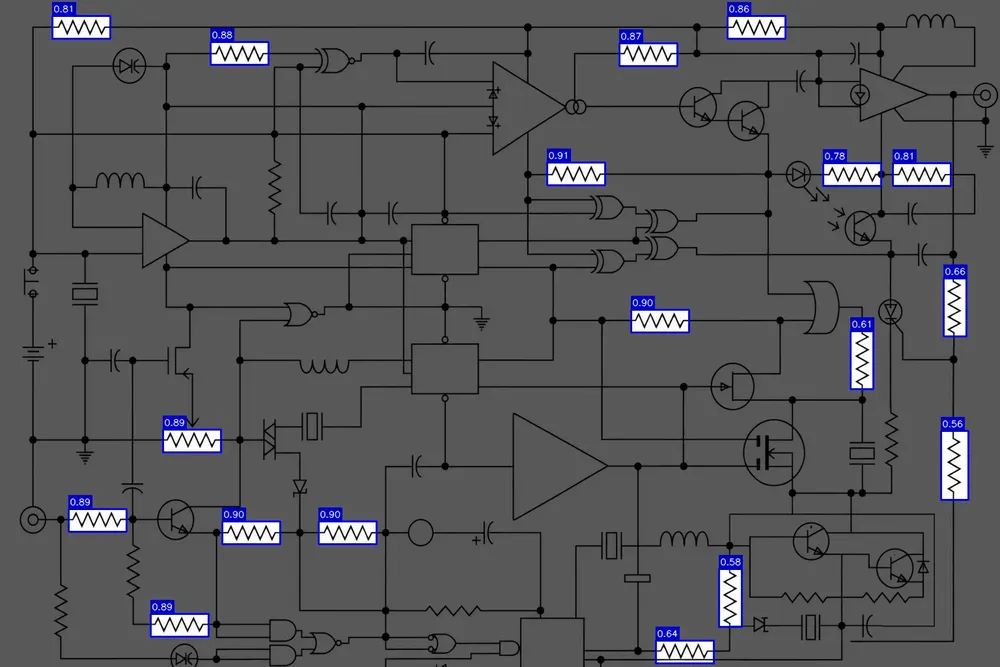
#> input picture image.webp, 1000 x 667 px, shrunk from 1536 x 1024 before the run
$ python -i preprocess.py   (imports and definitions only)
#> lines starting #> are read from the running program, lines starting #| are printed output that depends on the picture; after the words box and inside, x2 and y2 are one past the last pixel; in counts of white or black regions, pixels touching at a corner belong together
#> further down, picture is the input picture: shape (667, 1000, 3); mean B, G, R 89.6, 86.5, 86.5
"""
preprocess.py
=============
Các hàm tiền xử lý ảnh cho pipeline phát hiện mẫu.

Quy ước:
- Tất cả hàm nhận và trả về numpy.ndarray kiểu uint8.
- Ảnh đầu ra luôn là grayscale (2-D array, shape H×W).
"""

import logging

import cv2
import numpy as np

logger = logging.getLogger(__name__)


# ──────────────────────────────────────────────────────────────────────────────
# Internal helpers
# ──────────────────────────────────────────────────────────────────────────────

def _ensure_grayscale(img: np.ndarray) -> np.ndarray:
    """Chuyển ảnh sang grayscale nếu chưa phải.

    Hỗ trợ cả BGR (3-kênh) và BGRA (4-kênh).

    Parameters
    ----------
    img : np.ndarray
        Ảnh đầu vào (uint8).

    Returns
    -------
    np.ndarray
        Ảnh grayscale 2-D.

    Raises
    ------
    ValueError
        Nếu ảnh có số kênh không được hỗ trợ.
    """
    if img.ndim == 2:
        return img
    if img.ndim == 3:
        channels = img.shape[2]
#> channels = 3
        if channels == 3:
            return cv2.cvtColor(img, cv2.COLOR_BGR2GRAY)
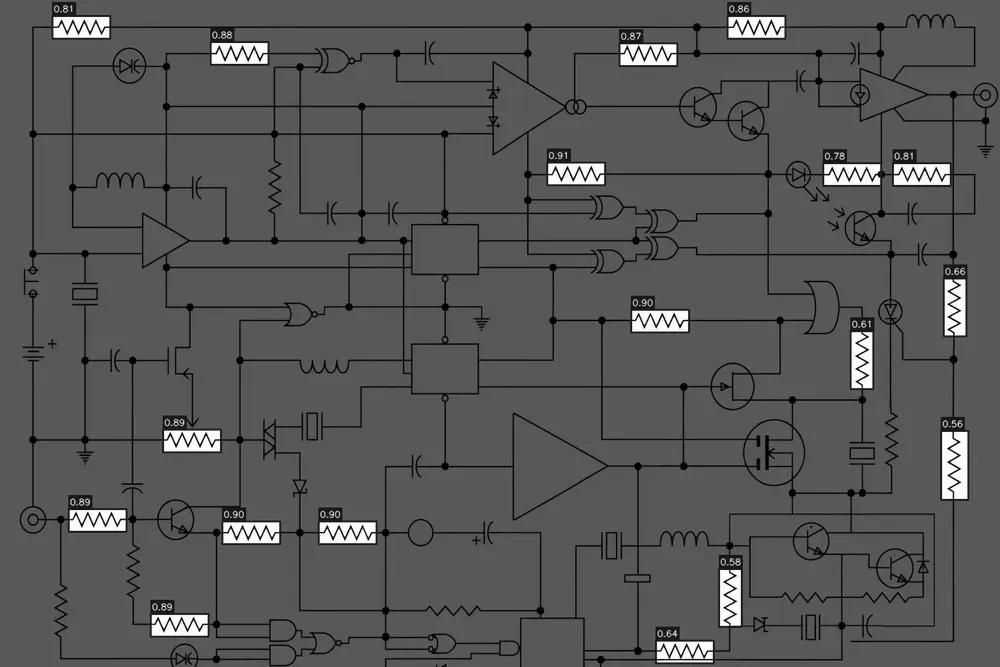
#> returned value: shape (667, 1000); min 0, max 255, mean 86.8
        if channels == 4:
            return cv2.cvtColor(img, cv2.COLOR_BGRA2GRAY)
    raise ValueError(
        f"Ảnh có shape không được hỗ trợ: {img.shape}. "
        "Chỉ hỗ trợ grayscale (H,W), BGR (H,W,3) và BGRA (H,W,4)."
    )


# ──────────────────────────────────────────────────────────────────────────────
# Public API
# ──────────────────────────────────────────────────────────────────────────────

# [68 lines left out: functions preprocess_image, preprocess_pattern, not called in this run]


def crop_pattern(img: np.ndarray, padding: int = 4) -> np.ndarray:
    """Cắt vùng nội dung của ảnh mẫu, loại bỏ viền trắng thừa.

    Algorithm:
    1. Chuyển sang grayscale.
    2. Invert + threshold → tìm pixel nội dung (màu đen trên nền trắng).
    3. Tính bounding rect của toàn bộ pixel nội dung.
    4. Crop + thêm ``padding`` pixel mỗi phía.

    Nếu không tìm thấy pixel nội dung, trả về ảnh gốc nguyên vẹn.

    Parameters
    ----------
    img : np.ndarray
        Ảnh mẫu grayscale hoặc BGR (uint8).
    padding : int, optional
        Số pixel padding mỗi phía. Mặc định 4.

    Returns
    -------
    np.ndarray
        Ảnh đã crop (grayscale).

    Raises
    ------
    ValueError
        Nếu ``img`` là None hoặc mảng rỗng.
    """
    if img is None or img.size == 0:
        raise ValueError("crop_pattern: ảnh đầu vào là None hoặc rỗng.")
    if padding < 0:
        raise ValueError(f"crop_pattern: padding phải >= 0, nhận được {padding}.")

    gray = _ensure_grayscale(img)

    # Invert: pixel đen (nội dung) → trắng → dễ tìm bằng findNonZero
    _, binary = cv2.threshold(gray, 240, 255, cv2.THRESH_BINARY_INV)
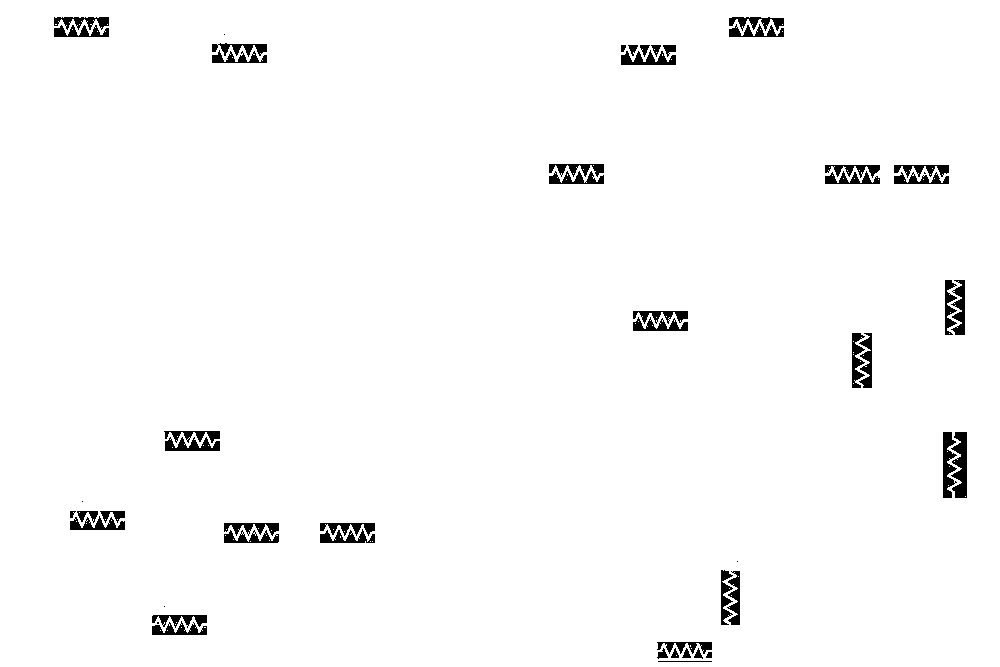
#> binary: shape (667, 1000); 97.9% white; 53 black regions (6 under 20 px), largest, box (x1, y1, x2, y2) and area: (951, 432, 967, 498) 708, (943, 432, 957, 498) 565, (621, 50, 676, 65) 463
    coords = cv2.findNonZero(binary)
#> coords = contour of 652935 points, box (x1, y1, x2, y2) (0, 0, 1000, 667), area 0

    if coords is None:
        logger.warning("crop_pattern: không tìm thấy nội dung, trả về ảnh gốc.")
        return gray

    x, y, w, h = cv2.boundingRect(coords)
#> x = 0; y = 0; w = 1000; h = 667

    # Áp dụng padding có kiểm tra biên
    x1 = max(0, x - padding)
#> x1 = 0
    y1 = max(0, y - padding)
#> y1 = 0
    x2 = min(gray.shape[1], x + w + padding)
#> x2 = 1000
    y2 = min(gray.shape[0], y + h + padding)
#> y2 = 667

    cropped = gray[y1:y2, x1:x2]
    logger.debug(
        "crop_pattern: crop (%d,%d,%d,%d) + pad=%d → shape %s",
        x, y, w, h, padding, cropped.shape,
    )
    return cropped

>>> import cv2
>>> picture = cv2.imread('../image.webp')
>>> result = crop_pattern(picture)
